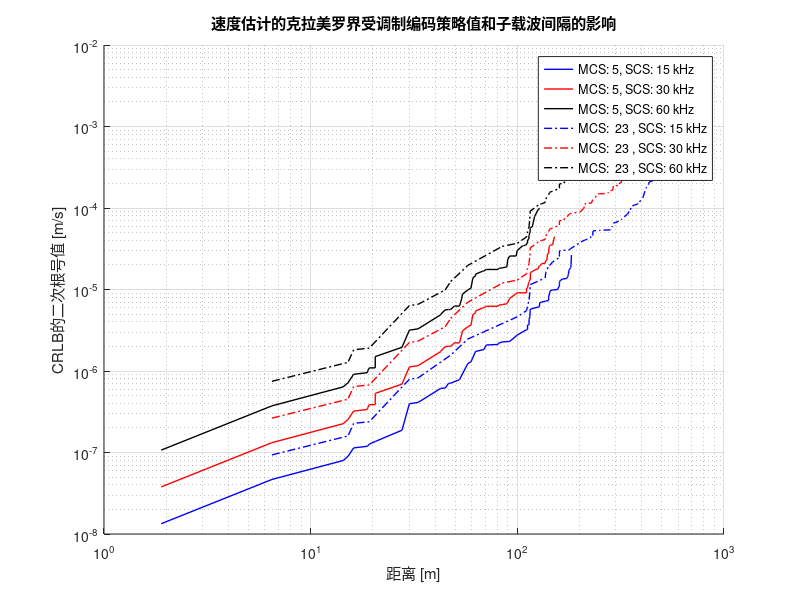

The MATLAB script that drew this image:
% 绘图
figure;
hold on;

d4v5_15 = [383.650973859714
113.981119489195
434.091487470337
487.540619326744
545.459342455788
487.316021944766
141.624876341305
341.385784812784
559.858575522930
299.914212504726
545.499883594206
201.422387176530
137.218232410142
464.618100048176
16.1418205805366
352.231193429596
143.504881327749
417.204723022133
318.813299980547
159.828296362033
245.715651573293
282.521198753090
368.994680087512
212.110283535199
485.787737865356
180.405419998917
291.742935086635
232.677458081633
553.764587823146
99.8974986758438
581.582440396839
115.506732271100
30.0280287069113
381.107050577529
114.999964502988
390.086691563739
159.804956407242
136.359909114012
287.089217060905
249.712537966041
33.1019825913592
432.310518956577
213.889423526496
178.365090033596
228.246138392593
572.273916592831
309.121303374154
422.132027328325
356.658021841411
455.565801793632
47.5934381385748
159.985121469080
404.867401931998
562.417975586493
19.2097317137642
57.6017783524938
148.121289197948
110.799493880953
15.1513369414963
231.193377519477
317.913462265024
6.49486952090310];
CRLBv5_15 = [1.77914107980376e-08
2.13101609248206e-11
4.31470272015790e-08
1.05333421958042e-07
4.96204613308931e-08
1.18708258187140e-08
1.92106747593009e-10
5.20312640439515e-09
9.99279317852606e-08
1.98919001644968e-09
8.66395277821645e-08
1.64569833163032e-09
3.75941657366194e-10
4.75001779647371e-08
5.68744143029709e-14
7.10617918143619e-09
2.58350246918372e-10
3.88630103490260e-08
9.02567298346712e-09
4.75992973334873e-10
1.42854349522047e-09
4.81358518098890e-09
5.52241093056597e-08
2.75700878453464e-09
8.16040649545996e-08
1.64433372718699e-09
4.31252587540506e-09
3.42052556338130e-09
5.50475077944238e-08
8.56267706804576e-11
1.11400054283987e-07
5.66689465380928e-11
6.28033569478452e-13
1.41236235657020e-08
3.89066988910673e-10
1.29605600336698e-08
7.37874512006443e-10
3.04067549708130e-11
2.91850935603865e-09
8.98836288450833e-10
6.77068784747125e-13
3.24119255224672e-08
9.93215442505873e-10
2.80452182929866e-09
1.96328104355455e-09
6.88333636927107e-08
2.81742181434886e-09
1.09574309891845e-08
2.86885658390085e-08
6.84054929486003e-08
6.09517080713498e-12
9.34246125882258e-10
1.23649150655378e-08
8.39079715086405e-08
5.18878462743592e-14
2.45104520353800e-12
1.31482288524286e-10
6.09800916061874e-10
2.54425479236774e-14
4.39612235988142e-09
5.17311428369701e-09
8.72257737692679e-15];
d4v5_30 =[383.650973859714
113.981119489195
434.091487470337
487.540619326744
487.316021944766
141.624876341305
341.385784812784
299.914212504726
201.422387176530
137.218232410142
464.618100048176
16.1418205805366
352.231193429596
143.504881327749
417.204723022133
318.813299980547
159.828296362033
245.715651573293
282.521198753090
368.994680087512
212.110283535199
485.787737865356
180.405419998917
291.742935086635
232.677458081633
99.8974986758438
115.506732271100
30.0280287069113
381.107050577529
114.999964502988
390.086691563739
159.804956407242
136.359909114012
287.089217060905
249.712537966041
33.1019825913592
432.310518956577
213.889423526496
178.365090033596
228.246138392593
309.121303374154
422.132027328325
356.658021841411
455.565801793632
47.5934381385748
159.985121469080
404.867401931998
19.2097317137642
57.6017783524938
148.121289197948
110.799493880953
15.1513369414963
231.193377519477
317.913462265024
6.49486952090310
354.890313272557
84.4996584517619
463.033080833486
458.180389357527
112.061355198346
312.545441356544
328.954250200905
172.665071299392
165.927574086630
435.823371807245
30.0280287069113
44.7601960225328
323.023941808503
113.948566284887
388.185269673366
289.579338833687
130.685210597700
274.253621362576
311.234686054588
339.965202433217
182.738415332755
209.342033786256
320.785451093074
261.860918148225
127.801240864780
144.435595437895
409.880344131471];
CRLBv5_30 =[1.42331286384301e-07
1.70481287398565e-10
3.45176217612633e-07
8.42667375664337e-07
9.49666065497123e-08
1.53685398074407e-09
4.16250112351612e-08
1.59135201315974e-08
1.31655866530426e-08
3.00753325892955e-09
3.80001423717897e-07
4.54995314423767e-13
5.68494334514895e-08
2.06680197534698e-09
3.10904082792208e-07
7.22053838677370e-08
3.80794378667899e-09
1.14283479617638e-08
3.85086814479112e-08
4.41792874445278e-07
2.20560702762771e-08
6.52832519636797e-07
1.31546698174959e-08
3.45002070032405e-08
2.73642045070505e-08
6.85014165443661e-10
4.53351572304743e-10
5.02426855582761e-12
1.12988988525616e-07
3.11253591128539e-09
1.03684480269358e-07
5.90299609605154e-09
2.43254039766504e-10
2.33480748483092e-08
7.19069030760666e-09
5.41655027797700e-12
2.59295404179738e-07
7.94572354004699e-09
2.24361746343893e-08
1.57062483484364e-08
2.25393745147909e-08
8.76594479134760e-08
2.29508526712068e-07
5.47243943588802e-07
4.87613664570798e-11
7.47396900705807e-09
9.89193205243022e-08
4.15102770194874e-13
1.96083616283040e-11
1.05185830819429e-09
4.87840732849499e-09
2.03540383389419e-13
3.51689788790514e-08
4.13849142695761e-08
6.97806190154144e-14
6.94716144474782e-08
1.43234643555723e-10
2.02253996658199e-07
5.68420531527664e-07
3.31691676351851e-10
6.76856095880783e-08
2.74614239125528e-08
9.74153172069704e-09
3.20324465141501e-09
2.24933951747135e-07
5.02426855582761e-12
1.22319502494098e-11
6.17615988043414e-08
1.57736654446889e-09
2.65250895729922e-08
3.64963807872080e-08
4.32374737571706e-10
7.04224907373400e-09
4.32549737481209e-08
1.82270025273139e-07
2.67886171514089e-09
4.90012721720925e-09
8.40225451700001e-08
6.07970498931579e-08
1.71025912080517e-09
4.97647516822335e-09
1.42671178351239e-07];
d4v5_60 = [383.650973859714
113.981119489195
141.624876341305
341.385784812784
299.914212504726
201.422387176530
137.218232410142
16.1418205805366
352.231193429596
143.504881327749
318.813299980547
159.828296362033
245.715651573293
282.521198753090
368.994680087512
212.110283535199
180.405419998917
291.742935086635
232.677458081633
99.8974986758438
115.506732271100
30.0280287069113
381.107050577529
114.999964502988
390.086691563739
159.804956407242
136.359909114012
287.089217060905
249.712537966041
33.1019825913592
213.889423526496
178.365090033596
228.246138392593
309.121303374154
356.658021841411
47.5934381385748
159.985121469080
404.867401931998
19.2097317137642
57.6017783524938
148.121289197948
110.799493880953
15.1513369414963
231.193377519477
317.913462265024
6.49486952090310
354.890313272557
84.4996584517619
112.061355198346
312.545441356544
328.954250200905
172.665071299392
165.927574086630
30.0280287069113
44.7601960225328
323.023941808503
113.948566284887
388.185269673366
289.579338833687
130.685210597700
274.253621362576
311.234686054588
339.965202433217
182.738415332755
209.342033786256
320.785451093074
261.860918148225
127.801240864780
144.435595437895
409.880344131471];
CRLBv5_60 = [1.13865029107441e-06
1.36385029918852e-09
1.22948318459526e-08
3.33000089881290e-07
1.27308161052779e-07
1.05324693224341e-07
2.40602660714364e-08
3.63996251539014e-12
4.54795467611916e-07
1.65344158027758e-08
5.77643070941896e-07
3.04635502934319e-08
9.14267836941101e-08
3.08069451583290e-07
3.53434299556222e-06
1.76448562210217e-07
1.05237358539967e-07
2.76001656025924e-07
2.18913636056404e-07
5.48011332354929e-09
3.62681257843794e-09
4.01941484466209e-11
9.03911908204928e-07
2.49002872902831e-08
8.29475842154865e-07
4.72239687684124e-08
1.94603231813203e-09
1.86784598786474e-07
5.75255224608533e-08
4.33324022238160e-11
6.35657883203759e-08
1.79489397075114e-07
1.25649986787491e-07
1.80314996118327e-07
1.83606821369654e-06
3.90090931656639e-10
5.97917520564645e-08
7.91354564194417e-07
3.32082216155899e-12
1.56866893026432e-10
8.41486646555428e-09
3.90272586279599e-08
1.62832306711535e-12
2.81351831032411e-07
3.31079314156609e-07
5.58244952123315e-13
5.55772915579826e-07
1.14587714844578e-09
2.65353341081481e-09
5.41484876704627e-07
2.19691391300422e-07
7.79322537655763e-08
2.56259572113201e-08
4.01941484466209e-11
9.78556019952782e-11
4.94092790434732e-07
1.26189323557511e-08
2.12200716583938e-07
2.91971046297664e-07
3.45899790057365e-09
5.63379925898720e-08
3.46039789984967e-07
1.45816020218511e-06
2.14308937211271e-08
3.92010177376740e-08
6.72180361360001e-07
4.86376399145263e-07
1.36820729664414e-08
3.98118013457868e-08
1.14136942680991e-06];
% 
d4v23_15 = [113.981119489195
141.624876341305
137.218232410142
16.1418205805366
143.504881327749
159.828296362033
180.405419998917
99.8974986758438
115.506732271100
30.0280287069113
114.999964502988
159.804956407242
136.359909114012
33.1019825913592
178.365090033596
47.5934381385748
159.985121469080
19.2097317137642
57.6017783524938
148.121289197948
110.799493880953
15.1513369414963
6.49486952090310
84.4996584517619
112.061355198346
172.665071299392
165.927574086630
30.0280287069113
44.7601960225328
113.948566284887
130.685210597700
182.738415332755
127.801240864780
144.435595437895
113.560188826168
162.052684045569
68.9220652853857
91.9098576025365
59.6514077831511
14.3590680682180
81.2790004697612
128.419513877920
181.338948518689
176.622570306306
80.5421087718171
27.6612434434788
62.7773925930780
141.624876341305
156.816350020002
1.89195833722852
177.693380037535
20.5324062058886
70.7877850669338
112.061355198346
46.4528183615646
20.5324062058886
181.933802126170
42.5531959114518
159.828296362033
175.311957001169
18.8044193372058
158.985006434644
52.4912146516569
130.685210597700];
CRLBv23_15 = [5.32754023120516e-12
4.80266868982522e-11
9.39854143415484e-11
1.42186035757427e-14
6.45875617295930e-11
1.18998243333718e-10
4.11083431796746e-10
2.14066926701144e-11
1.41672366345232e-11
1.57008392369613e-13
9.72667472276684e-11
1.84468628001611e-10
7.60168874270325e-12
1.69267196186781e-13
7.01130457324664e-10
1.52379270178374e-12
2.33561531470565e-10
1.29719615685898e-14
6.12761300884500e-13
3.28705721310714e-11
1.52450229015468e-10
6.36063698091934e-15
2.18064434423170e-15
4.47608261111633e-12
1.03653648859953e-11
3.04422866271782e-10
1.00101395356719e-10
1.57008392369613e-13
3.82248445294056e-13
4.92927045146528e-11
1.35117105491158e-11
8.37144285981528e-11
5.34455975251617e-11
1.55514849006980e-10
3.78403646812766e-11
5.14145037029755e-11
1.68337677641386e-12
1.86124456726796e-11
3.01492775901229e-12
1.60263942094324e-14
4.35569380160300e-12
5.21621576912664e-11
1.41468464460505e-10
2.95531095089626e-10
3.37304994106688e-12
3.52509331630373e-14
4.84599006882158e-12
4.80266868982522e-11
1.69563550283538e-10
1.78993574612055e-16
3.31451662750963e-10
1.86421999518524e-14
5.16173932327394e-12
1.03653648859953e-11
4.94999834505755e-13
1.86421999518524e-14
1.82430595961236e-10
5.03685928125399e-13
1.18998243333718e-10
3.45666964589863e-10
8.03324827969602e-15
2.05474031837779e-10
3.74343582804274e-13
1.35117105491158e-11];
d4v23_30 = [113.981119489195
141.624876341305
137.218232410142
16.1418205805366
143.504881327749
99.8974986758438
115.506732271100
30.0280287069113
114.999964502988
136.359909114012
33.1019825913592
47.5934381385748
19.2097317137642
57.6017783524938
148.121289197948
110.799493880953
15.1513369414963
6.49486952090310
84.4996584517619
112.061355198346
30.0280287069113
44.7601960225328
113.948566284887
130.685210597700
127.801240864780
144.435595437895
113.560188826168
68.9220652853857
91.9098576025365
59.6514077831511
14.3590680682180
81.2790004697612
128.419513877920
80.5421087718171
27.6612434434788
62.7773925930780
141.624876341305
1.89195833722852
20.5324062058886
70.7877850669338
112.061355198346
46.4528183615646
20.5324062058886
42.5531959114518
18.8044193372058
52.4912146516569
130.685210597700
138.971311033300
142.631035818146
67.6752859035144
49.5864003701235
110.799493880953
129.854622827035
54.3198302677623
125.916038034008
121.243771768170
115.696438579331
88.8884401440818
62.7773925930780
139.963397636254
151.293636668889
60.9498224570079
118.078220181913
42.5531959114518
18.9123901513348];
CRLBv23_30 = [4.26203218496413e-11
3.84213495186018e-10
7.51883314732387e-10
1.13748828605942e-13
5.16700493836744e-10
1.71253541360915e-10
1.13337893076186e-10
1.25606713895690e-12
7.78133977821347e-10
6.08135099416260e-11
1.35413756949425e-12
1.21903416142700e-11
1.03775692548718e-13
4.90209040707600e-12
2.62964577048571e-10
1.21960183212375e-09
5.08850958473548e-14
1.74451547538536e-14
3.58086608889306e-11
8.29229190879628e-11
1.25606713895690e-12
3.05798756235245e-12
3.94341636117222e-10
1.08093684392927e-10
4.27564780201293e-10
1.24411879205584e-09
3.02722917450213e-10
1.34670142113109e-11
1.48899565381437e-10
2.41194220720983e-11
1.28211153675460e-13
3.48455504128240e-11
4.17297261530131e-10
2.69843995285350e-11
2.82007465304299e-13
3.87679205505727e-11
3.84213495186018e-10
1.43194859689644e-15
1.49137599614819e-13
4.12939145861916e-11
8.29229190879628e-11
3.95999867604604e-12
1.49137599614819e-13
4.02948742500319e-12
6.42659862375681e-14
2.99474866243419e-12
1.08093684392927e-10
5.22722950792664e-10
4.40550194721931e-10
2.97911878440634e-11
4.45594903209149e-11
1.21960183212375e-09
3.21169762923692e-10
4.90344088890940e-12
1.56459787009220e-10
1.12917154509187e-09
1.47923183322052e-10
1.70598420735687e-10
3.87679205505727e-11
1.98954828227712e-09
7.51605785858807e-10
9.67528236726242e-12
2.72321407707213e-10
4.02948742500319e-12
4.77054992222567e-13];
d4v23_60 = [113.981119489195
16.1418205805366
99.8974986758438
115.506732271100
30.0280287069113
114.999964502988
33.1019825913592
47.5934381385748
19.2097317137642
57.6017783524938
110.799493880953
15.1513369414963
6.49486952090310
84.4996584517619
112.061355198346
30.0280287069113
44.7601960225328
113.948566284887
127.801240864780
113.560188826168
68.9220652853857
91.9098576025365
59.6514077831511
14.3590680682180
81.2790004697612
128.419513877920
80.5421087718171
27.6612434434788
62.7773925930780
1.89195833722852
20.5324062058886
70.7877850669338
112.061355198346
46.4528183615646
20.5324062058886
42.5531959114518
18.8044193372058
52.4912146516569
67.6752859035144
49.5864003701235
110.799493880953
54.3198302677623
125.916038034008
121.243771768170
115.696438579331
88.8884401440818
62.7773925930780
60.9498224570079
118.078220181913
42.5531959114518
18.9123901513348
53.7536195742821
107.295693298418
81.8878905526256
98.6518448582881
106.066918760360
89.9789227949772];
CRLBv23_60 = [3.40962574797130e-10
9.09990628847534e-13
1.37002833088732e-09
9.06703144609485e-10
1.00485371116552e-11
6.22507182257078e-09
1.08331005559540e-11
9.75227329141597e-11
8.30205540389748e-13
3.92167232566080e-11
9.75681465698998e-09
4.07080766778838e-13
1.39561238030829e-13
2.86469287111445e-10
6.63383352703702e-10
1.00485371116552e-11
2.44639004988196e-11
3.15473308893778e-09
3.42051824161035e-09
2.42178333960170e-09
1.07736113690487e-10
1.19119652305149e-09
1.92955376576786e-10
1.02568922940368e-12
2.78764403302592e-10
3.33837809224105e-09
2.15875196228280e-10
2.25605972243439e-12
3.10143364404581e-10
1.14555887751715e-14
1.19310079691855e-12
3.30351316689532e-10
6.63383352703702e-10
3.16799894083683e-11
1.19310079691855e-12
3.22358994000255e-11
5.14127889900545e-13
2.39579892994735e-11
2.38329502752507e-10
3.56475922567319e-10
9.75681465698998e-09
3.92275271112752e-11
1.25167829607376e-09
9.03337236073499e-09
1.18338546657641e-09
1.36478736588550e-09
3.10143364404581e-10
7.74022589380993e-11
2.17857126165771e-09
3.22358994000255e-11
3.81643993778054e-12
5.87265263003413e-11
3.30753478806163e-10
1.71211384132061e-09
1.65831587942176e-09
2.12347605848704e-09
5.57863303087820e-10];

loglog(sort(d4v23_15), sort(sqrt(CRLBv23_15)), 'b-', 'linewidth',1,'MarkerFaceColor', 'blue', 'DisplayName', 'MCS: 5, SCS: 15 kHz');
loglog(sort(d4v23_30), sort(sqrt(CRLBv23_30)), 'r-', 'linewidth',1 , 'MarkerFaceColor', 'red', 'DisplayName', 'MCS: 5, SCS: 30 kHz');
loglog(sort(d4v23_60), sort(sqrt(CRLBv23_60)), 'black-', 'linewidth',1 , 'MarkerFaceColor', 'black', 'DisplayName', 'MCS: 5, SCS: 60 kHz');

loglog(sort(d4v5_15), sort(sqrt(CRLBv5_15)), 'b-.', 'linewidth',1 , 'MarkerFaceColor', 'blue', 'DisplayName', 'MCS:  23 , SCS: 15 kHz');
loglog(sort(d4v5_30), sort(sqrt(CRLBv5_30)), 'r-.', 'linewidth',1 , 'MarkerFaceColor', 'red', 'DisplayName', 'MCS:  23 , SCS: 30 kHz');
loglog(sort(d4v5_60), sort(sqrt(CRLBv5_60)), 'black-.', 'linewidth',1 , 'MarkerFaceColor', 'black', 'DisplayName', 'MCS:  23 , SCS: 60 kHz');

hold off;

% 设置图例
legend('Location', 'best');

% 设置坐标轴标签
xlabel('距离 [m]');
ylabel('CRLB的二次根号值 [m/s]');


% 设置标题
title('速度估计的克拉美罗界受调制编码策略值和子载波间隔的影响');
% 网格显示
grid on;
set(gca, 'XScale', 'log', 'YScale', 'log'); % 确保坐标轴是对数刻度